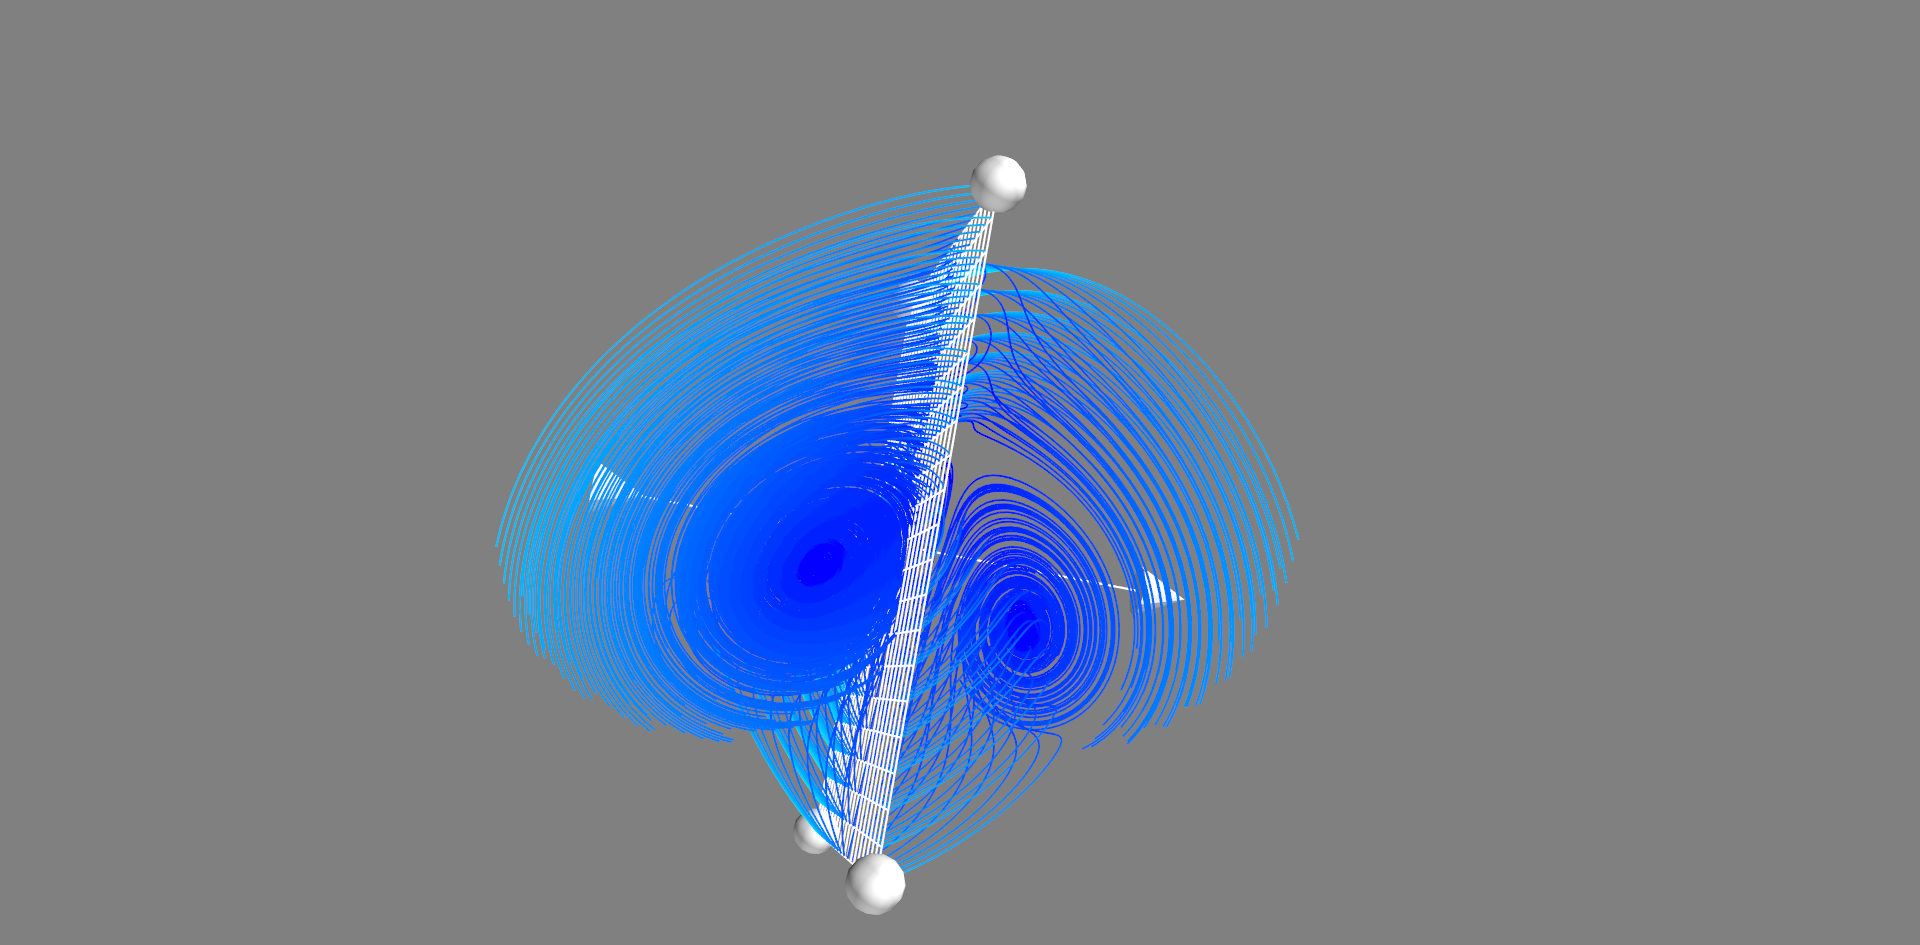

Generate this figure with Python:
import numpy
from mayavi.mlab import *

def Lorentz(x,y,z, s=10, r=14, b=3):
    u=s*(y-x)
    v=r*x-y-x*z
    w=x*y-b*z
    return u,v,w

def test_flow():
    x, y, z = np.mgrid[-40:40:100j, -40:40:100j, -40:40:100j]
    u,v,w=Lorentz(x,y,z)
    mlab.clf()
    obj = flow(x,y,z, u, v, w, seedtype='plane',seed_resolution=20)
    return obj

test_flow()

for __var__ in dir():
    exec('del '+ __var__)
    del __var__
